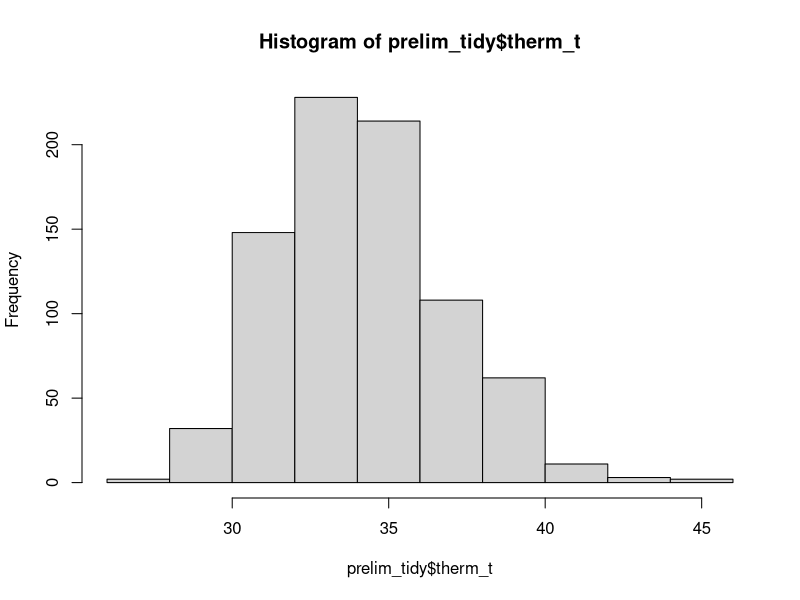
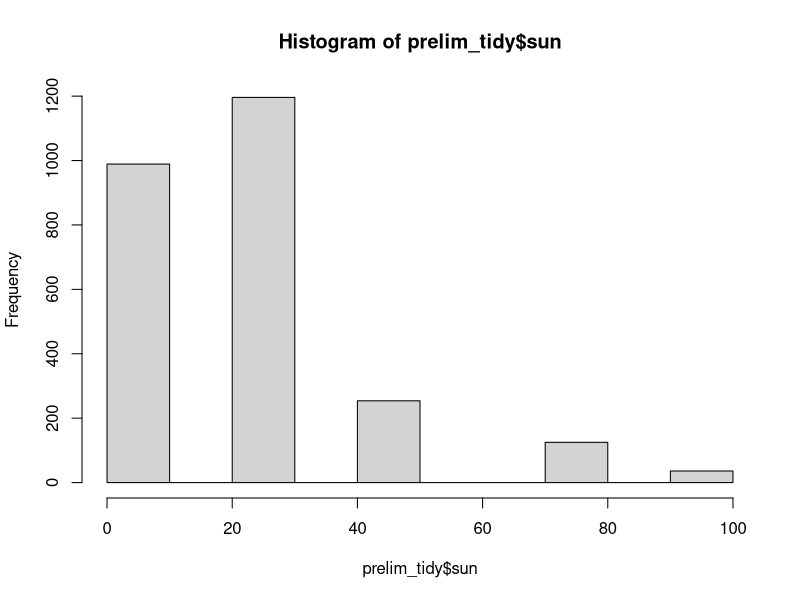
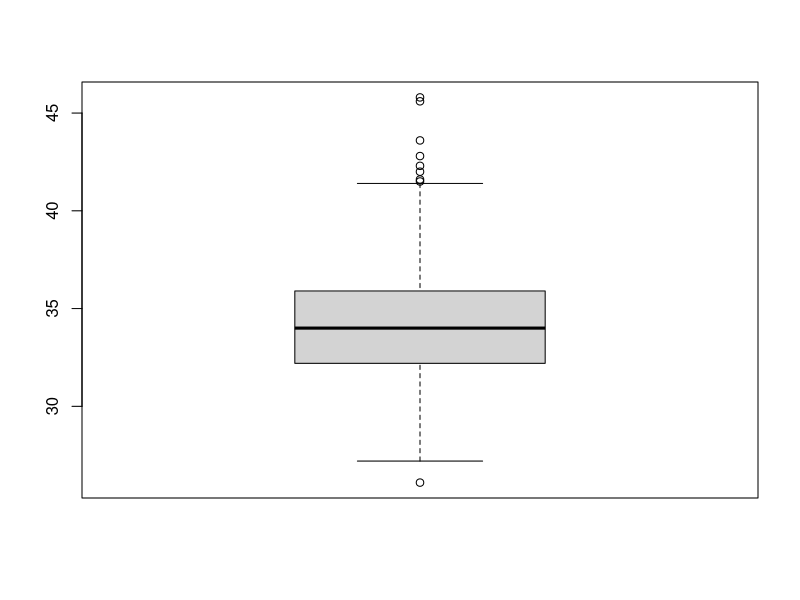
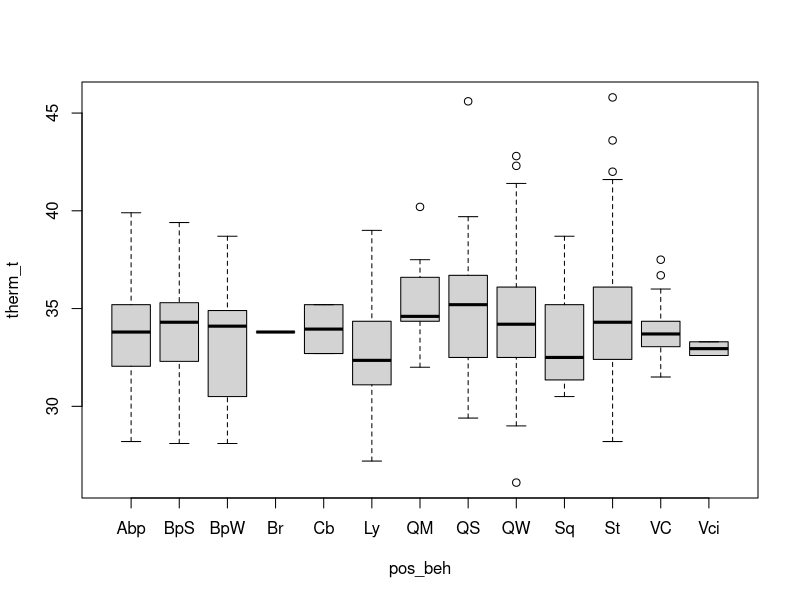
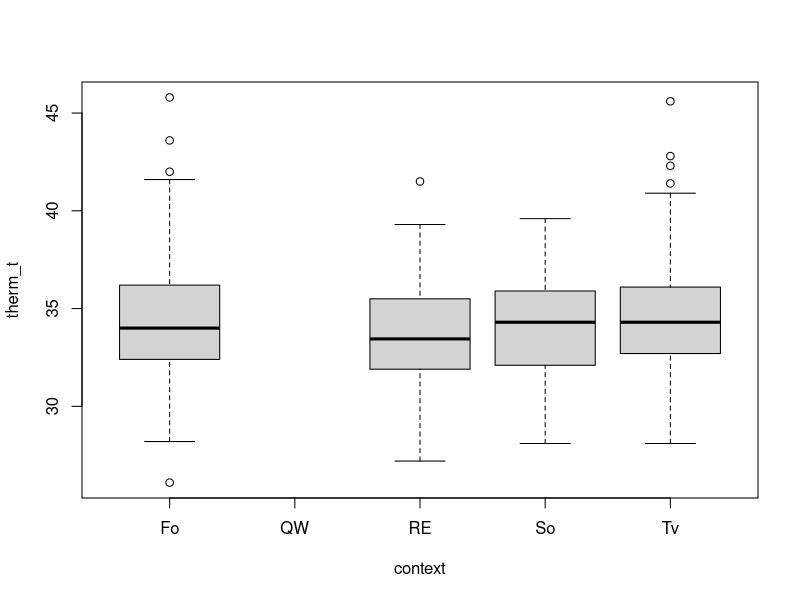
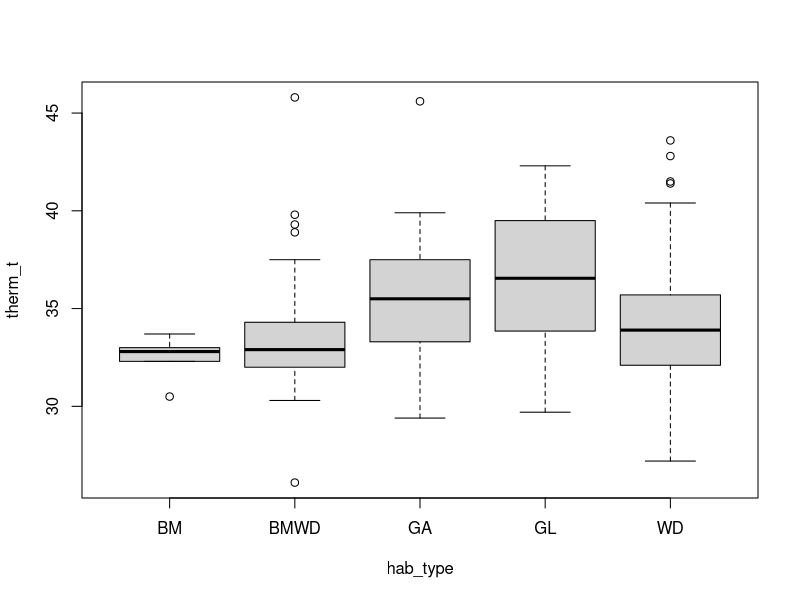
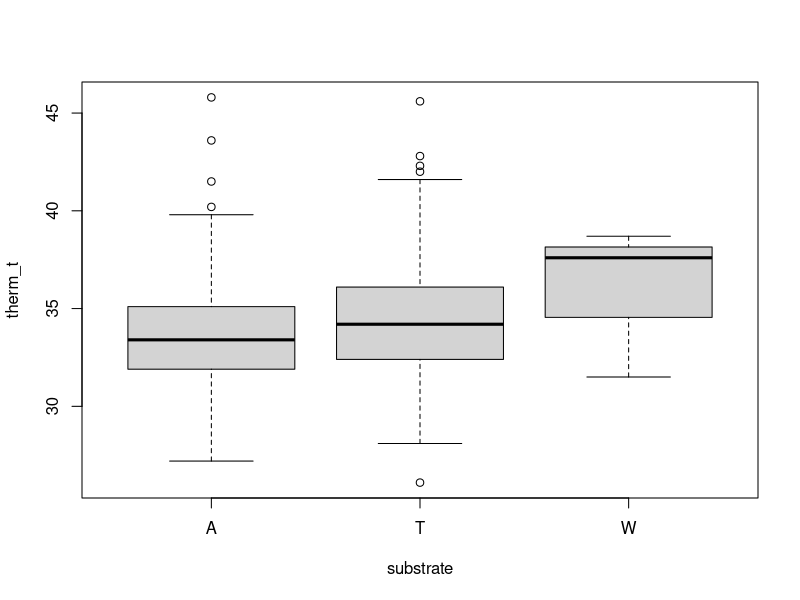
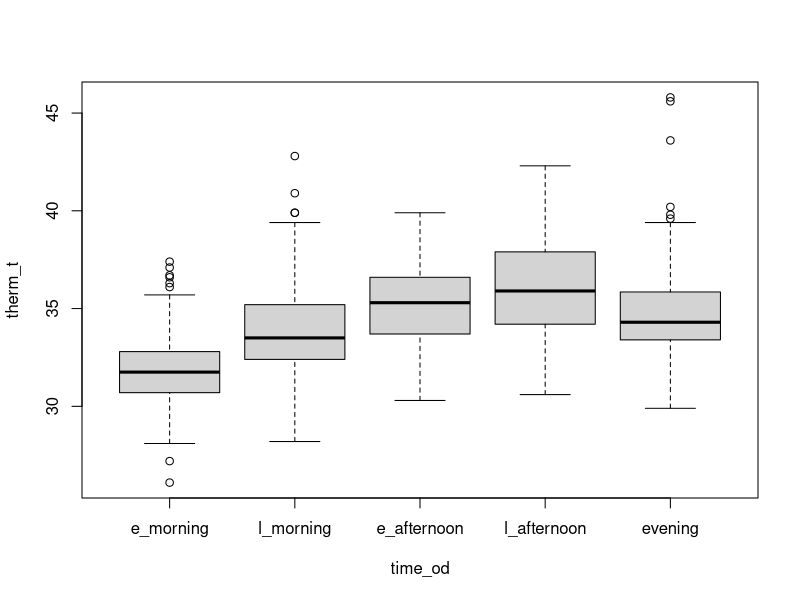

The R script that drew these images, in order:
# load libraries
library(tidyverse)
library(readr)
library(lubridate)
library(magrittr)
library(ggplot2)

#read in data
prelim_tidy <- read_csv("_data/_tidy/prelim_data_tidycols.csv")
View(prelim_tidy)

bipedal_data <- read_csv("_summary/bipedal_table.csv")
View(bipedal_data)

str(prelim_tidy)
str(bipedal_data)

##
prelim_tidy$time_od <- factor(prelim_tidy$time_od, levels = c("e_morning", "l_morning", "e_afternoon", "l_afternoon", "evening"))


## Change to factor and numeric
factor_cols <- c("pos_beh","context", "substrate", "hab_type", "individual")
numeric_cols <- c("sun", "therm_t", "t_lo", "t_hi")

prelim_tidy[factor_cols] <- lapply(prelim_tidy[factor_cols], as.factor)
bipedal_data[factor_cols] <- lapply(bipedal_data[factor_cols], as.factor)

prelim_tidy[numeric_cols] <- lapply(prelim_tidy[numeric_cols], as.numeric)
bipedal_data[numeric_cols] <- lapply(bipedal_data[numeric_cols], as.numeric)

#Summary data
summary(prelim_tidy)
summary(bipedal_data)

#explore using tables
### prelim_tidy
with(prelim_tidy, table(pos_beh, context))
with(prelim_tidy, table(pos_beh, hab_type))
with(prelim_tidy, table(pos_beh, substrate))

with(prelim_tidy, ftable(pos_beh, context, hab_type))
with(prelim_tidy, ftable(pos_beh, context, substrate))

with(prelim_tidy, table(individual, pos_beh))
with(prelim_tidy, ftable(individual, context, pos_beh))

### bipedal_data
with(bipedal_data, table(pos_beh, context))
with(bipedal_data, table(pos_beh, hab_type))
with(bipedal_data, table(pos_beh, substrate))

with(bipedal_data, ftable(pos_beh, context, hab_type))
with(bipedal_data, ftable(pos_beh, context, substrate))

with(bipedal_data, table(individual, pos_beh))
with(bipedal_data, ftable(individual, pos_beh, context))

################################################################################
# Graphics
##histogram
hist(prelim_tidy$therm_t)
hist(prelim_tidy$sun)

##boxplot
boxplot(prelim_tidy$therm_t)
boxplot(therm_t ~ pos_beh, data=prelim_tidy)
boxplot(therm_t ~ context, data=prelim_tidy)
boxplot(therm_t ~ hab_type, data=prelim_tidy)
boxplot(therm_t ~ substrate, data=prelim_tidy)
boxplot(therm_t ~ time_od, data = prelim_tidy)
boxplot(therm_t ~ individual, data = prelim_tidy)

#plotting pred against each other
boxplot(sun ~ hab_type, data = prelim_tidy) #correlation between the two
boxplot(sun ~ time_od, data = prelim_tidy)
boxplot(sun ~ pos_beh, data = prelim_tidy)
boxplot(sun ~ context, data = prelim_tidy) #QW???
boxplot(sun ~ individual, data = prelim_tidy)


#coplot
#effect of positional behavior on body temp given context
coplot(therm_t ~ pos_beh | context, data=prelim_tidy)
coplot(therm_t ~ pos_beh | hab_type, data=prelim_tidy)

## plot
plot(prelim_tidy$sun, prelim_tidy$therm_t)
plot(prelim_tidy$time, prelim_tidy$therm_t)
plot(prelim_tidy$date, prelim_tidy$therm_t)


################################################################
## ggplot
## prelim_tidy
ggplot(prelim_tidy, aes(therm_t)) + 
  geom_histogram()

ggplot(prelim_tidy, aes(sun)) + 
  geom_histogram()

ggplot(prelim_tidy, aes(pos_beh, therm_t, color=context)) + 
  geom_boxplot()

## bipedal data
ggplot(bipedal_data, aes(pos_beh, therm_t, color=individual)) + 
  geom_boxplot()

ggplot(bipedal_data, aes(pos_beh, therm_t, color=context)) + 
  geom_boxplot()

ggplot(bipedal_data, aes(context, therm_t, color=pos_beh)) + 
  geom_boxplot()

ggplot(bipedal_data, aes(sun)) + 
  geom_histogram()

